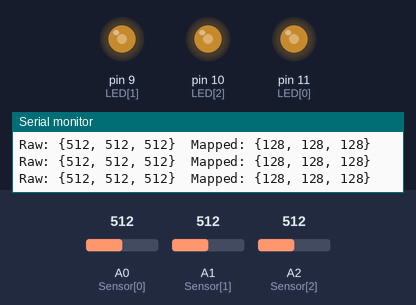
Bench run of a sketch on a simulated Arduino Uno, built with avr-gcc and run on an emulated ATmega328P. Shown: output pins drawn as LEDs (lit = HIGH), the last lines printed to the serial monitor. The inputs (shaded band) are chosen by the test bench; at power-on: A0 (Sensor[0]) = 512, A1 (Sensor[1]) = 512, A2 (Sensor[2]) = 512.

Above: at 1.2 s.
1.3 s: A0 (Sensor[0]) set to 418
At 2.2 s:
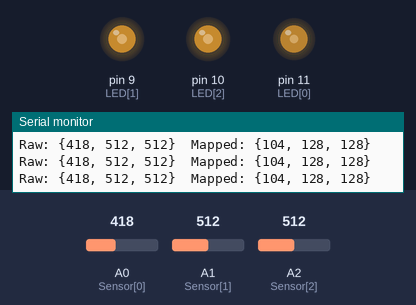
4.3 s: A0 (Sensor[0]) set to 386
At 4.9 s:
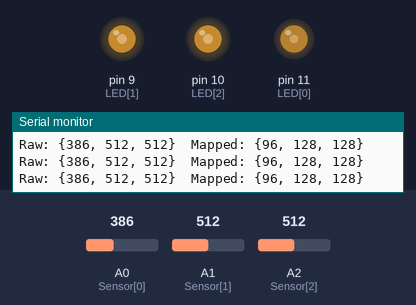
5.8 s: A1 (Sensor[1]) set to 415
At 7.0 s:
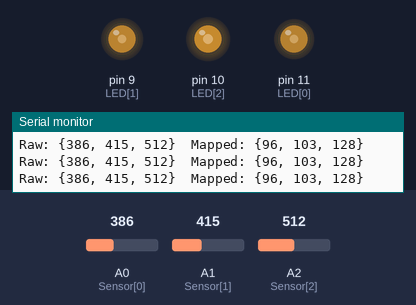
7.3 s: A1 (Sensor[1]) set to 391
At 8.2 s:
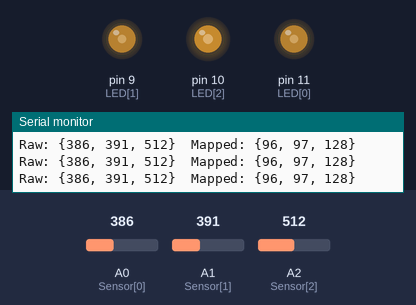
10.3 s: A2 (Sensor[2]) set to 416
At 10.8 s:
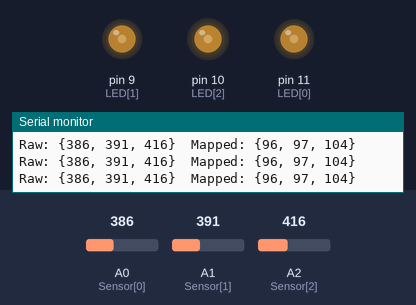
11.8 s: A2 (Sensor[2]) set to 387
At 12.2 s:
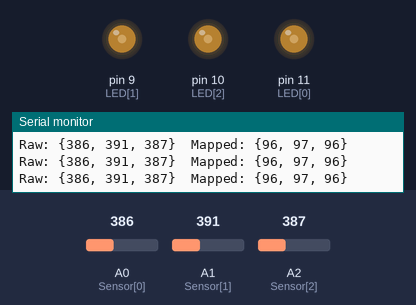
Timing chart, 0 to 14.8 s (numbered marks = the images above; inputs shaded):
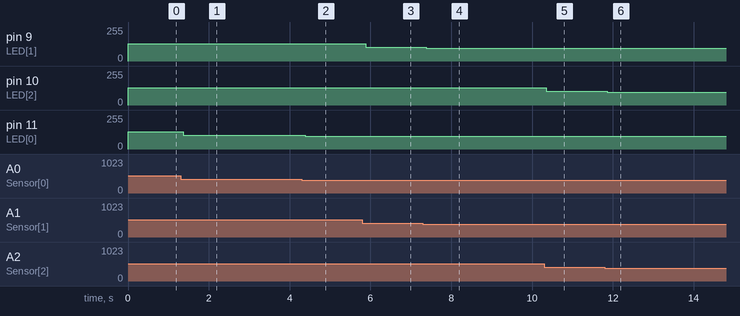

The sketch:

Project_4.ino
```cpp
// {R, G, B}
const int LED[] = {11, 9, 10};
const int Sensor[] = {A0, A1, A2};

int LEDValue[] = {0, 0, 0};
int SensorValue[] = {0, 0, 0};

void setup()
{
  Serial.begin(9600);

  pinMode(LED[0], OUTPUT);
  pinMode(LED[1], OUTPUT);
  pinMode(LED[2], OUTPUT);
}

void loop()
{
  SensorValue[0] = analogRead(Sensor[0]);
  SensorValue[1] = analogRead(Sensor[1]);
  SensorValue[2] = analogRead(Sensor[2]);

  LEDValue[0] = SensorValue[0]/4;
  LEDValue[1] = SensorValue[1]/4;
  LEDValue[2] = SensorValue[2]/4;

  SerialPrintDebug();

  analogWrite(LED[0], LEDValue[0]);
  analogWrite(LED[1], LEDValue[1]);
  analogWrite(LED[2], LEDValue[2]);
}

void SerialPrintDebug()
{
  String str = "Raw: {";
  str = str + SensorValue[0] + ", " + SensorValue[1] + ", " + SensorValue[2] + "}\tMapped: {" + LEDValue[0] + ", " + LEDValue[1] + ", " + LEDValue[2] + "}";
  Serial.println(str);
}
```

Measured:
- after the input at 1.3 s, pin 11 (LED[0]): 128/255 → 104/255 after 0.07 s
- after the input at 4.3 s, pin 11 (LED[0]): 104/255 → 96/255 after 0.08 s
- after the input at 5.8 s, pin 9 (LED[1]): 128/255 → 103/255 after 0.08 s
- after the input at 7.3 s, pin 9 (LED[1]): 103/255 → 97/255 after 0.08 s
- after the input at 10.3 s, pin 10 (LED[2]): 128/255 → 104/255 after 0.05 s
- after the input at 11.8 s, pin 10 (LED[2]): 104/255 → 96/255 after 0.06 s
